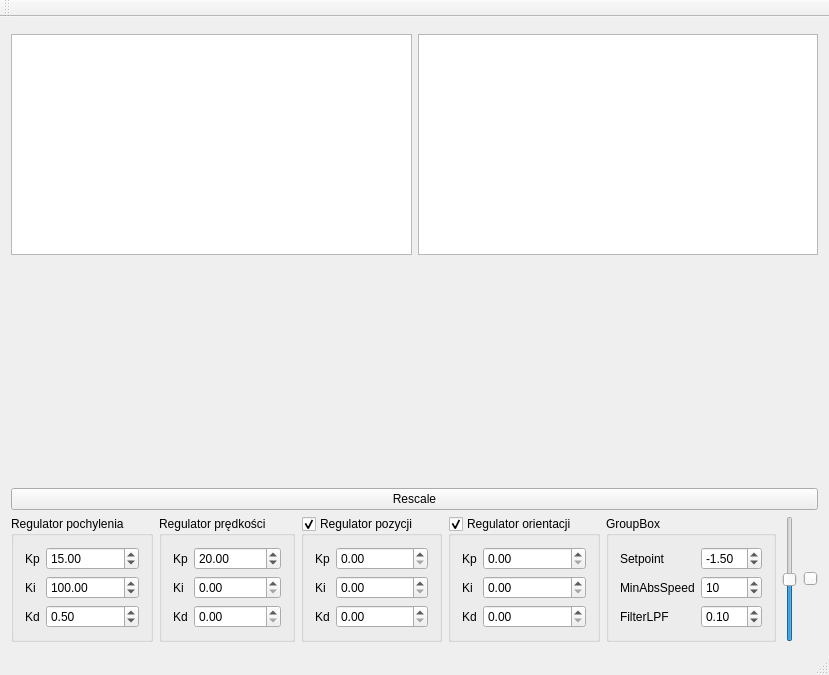
<?xml version="1.0" encoding="UTF-8"?>
<ui version="4.0">
 <class>MainWindow</class>
 <widget class="QMainWindow" name="MainWindow">
  <property name="geometry">
   <rect>
    <x>0</x>
    <y>0</y>
    <width>825</width>
    <height>675</height>
   </rect>
  </property>
  <property name="windowTitle">
   <string>MainWindow</string>
  </property>
  <widget class="QWidget" name="centralWidget">
   <layout class="QVBoxLayout" name="verticalLayout">
    <item>
     <widget class="CommunicationWidget" name="communicationPanel" native="true">
      <property name="sizePolicy">
       <sizepolicy hsizetype="Minimum" vsizetype="Minimum">
        <horstretch>0</horstretch>
        <verstretch>0</verstretch>
       </sizepolicy>
      </property>
     </widget>
    </item>
    <item>
     <layout class="QHBoxLayout" name="horizontalLayout">
      <item>
       <widget class="QTextBrowser" name="rawDataMonitor">
        <property name="minimumSize">
         <size>
          <width>0</width>
          <height>30</height>
         </size>
        </property>
       </widget>
      </item>
      <item>
       <widget class="QTextBrowser" name="portMonitor"/>
      </item>
     </layout>
    </item>
    <item>
     <widget class="QCustomPlot" name="plotPitch" native="true">
      <property name="sizePolicy">
       <sizepolicy hsizetype="Preferred" vsizetype="Expanding">
        <horstretch>0</horstretch>
        <verstretch>0</verstretch>
       </sizepolicy>
      </property>
      <property name="minimumSize">
       <size>
        <width>0</width>
        <height>100</height>
       </size>
      </property>
     </widget>
    </item>
    <item>
     <widget class="QPushButton" name="RescaleButton">
      <property name="text">
       <string>Rescale</string>
      </property>
     </widget>
    </item>
    <item>
     <layout class="QHBoxLayout" name="horizontalLayout_2">
      <item>
       <widget class="QGroupBox" name="groupBox">
        <property name="title">
         <string>Regulator pochylenia</string>
        </property>
        <property name="checkable">
         <bool>false</bool>
        </property>
        <layout class="QFormLayout" name="formLayout_5">
         <item row="1" column="0">
          <widget class="QLabel" name="label">
           <property name="text">
            <string>Kp</string>
           </property>
          </widget>
         </item>
         <item row="1" column="1">
          <widget class="QDoubleSpinBox" name="SpinBox_Kp">
           <property name="maximum">
            <double>999.990000000000009</double>
           </property>
           <property name="singleStep">
            <double>1.000000000000000</double>
           </property>
           <property name="value">
            <double>15.000000000000000</double>
           </property>
          </widget>
         </item>
         <item row="2" column="0">
          <widget class="QLabel" name="label_2">
           <property name="text">
            <string>Ki</string>
           </property>
          </widget>
         </item>
         <item row="2" column="1">
          <widget class="QDoubleSpinBox" name="SpinBox_Ki">
           <property name="maximum">
            <double>999.990000000000009</double>
           </property>
           <property name="singleStep">
            <double>1.000000000000000</double>
           </property>
           <property name="value">
            <double>100.000000000000000</double>
           </property>
          </widget>
         </item>
         <item row="3" column="0">
          <widget class="QLabel" name="label_3">
           <property name="text">
            <string>Kd</string>
           </property>
          </widget>
         </item>
         <item row="3" column="1">
          <widget class="QDoubleSpinBox" name="SpinBox_Kd">
           <property name="maximum">
            <double>999.990000000000009</double>
           </property>
           <property name="singleStep">
            <double>0.050000000000000</double>
           </property>
           <property name="value">
            <double>0.500000000000000</double>
           </property>
          </widget>
         </item>
        </layout>
       </widget>
      </item>
      <item>
       <widget class="QGroupBox" name="speedReg">
        <property name="title">
         <string>Regulator prędkości</string>
        </property>
        <layout class="QFormLayout" name="formLayout_4">
         <item row="0" column="0">
          <widget class="QLabel" name="label_7">
           <property name="text">
            <string>Kp</string>
           </property>
          </widget>
         </item>
         <item row="0" column="1">
          <widget class="QDoubleSpinBox" name="balansKp">
           <property name="value">
            <double>20.000000000000000</double>
           </property>
          </widget>
         </item>
         <item row="1" column="0">
          <widget class="QLabel" name="label_8">
           <property name="text">
            <string>Ki</string>
           </property>
          </widget>
         </item>
         <item row="1" column="1">
          <widget class="QDoubleSpinBox" name="balansKi"/>
         </item>
         <item row="2" column="0">
          <widget class="QLabel" name="label_9">
           <property name="text">
            <string>Kd</string>
           </property>
          </widget>
         </item>
         <item row="2" column="1">
          <widget class="QDoubleSpinBox" name="balansKd"/>
         </item>
        </layout>
       </widget>
      </item>
      <item>
       <widget class="QGroupBox" name="posReg">
        <property name="title">
         <string>Regulator pozycji</string>
        </property>
        <property name="checkable">
         <bool>true</bool>
        </property>
        <layout class="QFormLayout" name="formLayout_3">
         <item row="1" column="0">
          <widget class="QLabel" name="label_10">
           <property name="text">
            <string>Kp</string>
           </property>
          </widget>
         </item>
         <item row="1" column="1">
          <widget class="QDoubleSpinBox" name="positionKp">
           <property name="singleStep">
            <double>0.010000000000000</double>
           </property>
          </widget>
         </item>
         <item row="2" column="1">
          <widget class="QDoubleSpinBox" name="positionKi"/>
         </item>
         <item row="3" column="1">
          <widget class="QDoubleSpinBox" name="positionKd"/>
         </item>
         <item row="2" column="0">
          <widget class="QLabel" name="label_11">
           <property name="text">
            <string>Ki</string>
           </property>
          </widget>
         </item>
         <item row="3" column="0">
          <widget class="QLabel" name="label_12">
           <property name="text">
            <string>Kd</string>
           </property>
          </widget>
         </item>
        </layout>
       </widget>
      </item>
      <item>
       <widget class="QGroupBox" name="groupBox_2">
        <property name="title">
         <string>Regulator orientacji</string>
        </property>
        <property name="checkable">
         <bool>true</bool>
        </property>
        <layout class="QFormLayout" name="formLayout_6">
         <item row="0" column="1">
          <widget class="QDoubleSpinBox" name="doubleSpinBox_2"/>
         </item>
         <item row="1" column="1">
          <widget class="QDoubleSpinBox" name="doubleSpinBox_3"/>
         </item>
         <item row="2" column="1">
          <widget class="QDoubleSpinBox" name="doubleSpinBox_4"/>
         </item>
         <item row="0" column="0">
          <widget class="QLabel" name="label_13">
           <property name="text">
            <string>Kp</string>
           </property>
          </widget>
         </item>
         <item row="1" column="0">
          <widget class="QLabel" name="label_14">
           <property name="text">
            <string>Ki</string>
           </property>
          </widget>
         </item>
         <item row="2" column="0">
          <widget class="QLabel" name="label_15">
           <property name="text">
            <string>Kd</string>
           </property>
          </widget>
         </item>
        </layout>
       </widget>
      </item>
      <item>
       <widget class="QGroupBox" name="groupBox_3">
        <property name="enabled">
         <bool>true</bool>
        </property>
        <property name="title">
         <string>GroupBox</string>
        </property>
        <layout class="QHBoxLayout" name="horizontalLayout_3">
         <item>
          <layout class="QFormLayout" name="formLayout_2">
           <item row="0" column="0">
            <widget class="QLabel" name="label_4">
             <property name="text">
              <string>Setpoint</string>
             </property>
            </widget>
           </item>
           <item row="0" column="1">
            <widget class="QDoubleSpinBox" name="SpinBox_Setpoint">
             <property name="minimum">
              <double>-99.989999999999995</double>
             </property>
             <property name="singleStep">
              <double>0.100000000000000</double>
             </property>
             <property name="value">
              <double>-1.500000000000000</double>
             </property>
            </widget>
           </item>
           <item row="1" column="0">
            <widget class="QLabel" name="label_5">
             <property name="text">
              <string>MinAbsSpeed</string>
             </property>
            </widget>
           </item>
           <item row="1" column="1">
            <widget class="QDoubleSpinBox" name="doubleSpinBox">
             <property name="decimals">
              <number>0</number>
             </property>
             <property name="value">
              <double>10.000000000000000</double>
             </property>
            </widget>
           </item>
           <item row="2" column="0">
            <widget class="QLabel" name="label_6">
             <property name="text">
              <string>FilterLPF</string>
             </property>
            </widget>
           </item>
           <item row="2" column="1">
            <widget class="QDoubleSpinBox" name="filterSpinBox">
             <property name="maximum">
              <double>1.000000000000000</double>
             </property>
             <property name="singleStep">
              <double>0.010000000000000</double>
             </property>
             <property name="value">
              <double>0.100000000000000</double>
             </property>
            </widget>
           </item>
          </layout>
         </item>
        </layout>
       </widget>
      </item>
      <item>
       <widget class="QSlider" name="speedSlider">
        <property name="sizePolicy">
         <sizepolicy hsizetype="Fixed" vsizetype="Preferred">
          <horstretch>0</horstretch>
          <verstretch>0</verstretch>
         </sizepolicy>
        </property>
        <property name="minimum">
         <number>-100</number>
        </property>
        <property name="maximum">
         <number>100</number>
        </property>
        <property name="orientation">
         <enum>Qt::Vertical</enum>
        </property>
        <property name="invertedAppearance">
         <bool>false</bool>
        </property>
       </widget>
      </item>
      <item>
       <widget class="QSlider" name="turnSlider">
        <property name="sizePolicy">
         <sizepolicy hsizetype="Preferred" vsizetype="Fixed">
          <horstretch>0</horstretch>
          <verstretch>0</verstretch>
         </sizepolicy>
        </property>
        <property name="minimum">
         <number>-100</number>
        </property>
        <property name="maximum">
         <number>100</number>
        </property>
        <property name="orientation">
         <enum>Qt::Horizontal</enum>
        </property>
       </widget>
      </item>
     </layout>
    </item>
   </layout>
  </widget>
  <widget class="QMenuBar" name="menuBar">
   <property name="geometry">
    <rect>
     <x>0</x>
     <y>0</y>
     <width>825</width>
     <height>21</height>
    </rect>
   </property>
  </widget>
  <widget class="QToolBar" name="mainToolBar">
   <attribute name="toolBarArea">
    <enum>TopToolBarArea</enum>
   </attribute>
   <attribute name="toolBarBreak">
    <bool>false</bool>
   </attribute>
  </widget>
  <widget class="QStatusBar" name="statusBar"/>
 </widget>
 <layoutdefault spacing="6" margin="11"/>
 <customwidgets>
  <customwidget>
   <class>CommunicationWidget</class>
   <extends>QWidget</extends>
   <header location="global">communicationwidget.h</header>
   <container>1</container>
  </customwidget>
  <customwidget>
   <class>QCustomPlot</class>
   <extends>QWidget</extends>
   <header location="global">qcustomplot.h</header>
   <container>1</container>
  </customwidget>
 </customwidgets>
 <resources/>
 <connections/>
</ui>
